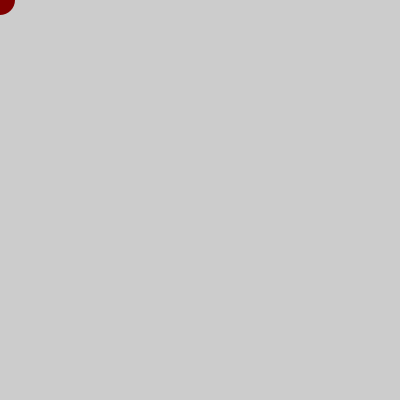
Frame 1 (no input)
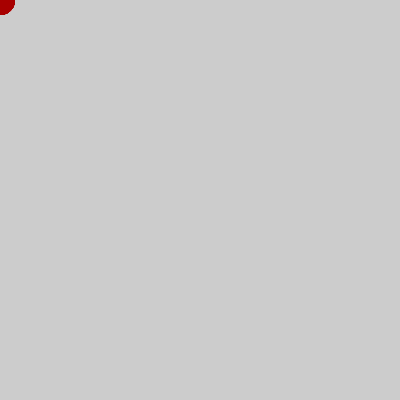
Frame 60 (the mouse pressed at the canvas centre just before this capture)
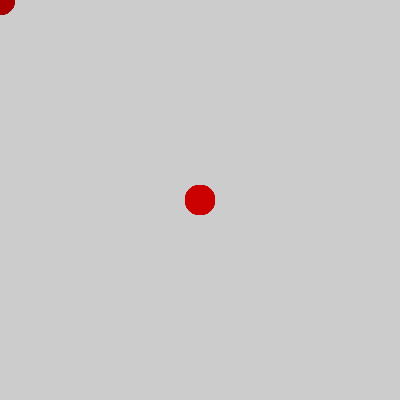
Frame 120 (the mouse held since frame 60 and released just before this capture)

The Processing sketch that drew these frames (run headless with seeded random() and noise(); from frame 60 on, the mouse is pressed at the canvas centre):

// Processing sketch: Red_Snake_Step_05
// ── Red_Snake_Step_05.pde
/*
* _01_Red_Snake
* 
* How to program a moving object leaving traces of the mouse movement on the screen. 
*       
* (c) 2013-2016 Arduino LLC. D. Cuartielles
*/

int red = 255;
int time = 0;
 
void setup() {
  size(400, 400);
}

void draw() {
  time = time + 1;  // Increase time in one unit
  red = int(128 * (1 + sin(time * 2 * PI / frameRate / 20)));  // Change the color red, repeat every 20s
  
  noStroke();             
  fill(red, 0, 0);          
  ellipse(mouseX, mouseY, 30, 30); 
}
